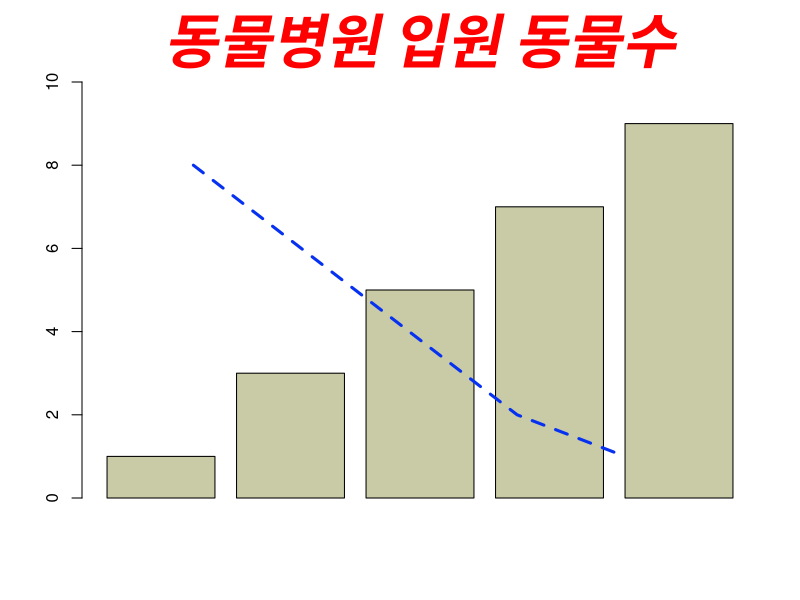

Source code (R):
# 벡터 데이터
cats <- c(1, 3, 5, 7, 9)
dogs <- c(8, 6, 4, 2, 1)

# 막대 그래프
barplot(cats, col="#c9cba6", ylim = c(0,10))

# 선그래프
lines(dogs, pch=22, lty=2, col="#0631f1", lwd = 3)

# 제목
title(main = "동물병원 입원 동물수", col.main="red", font.main = 4, cex.main = 3.5)

